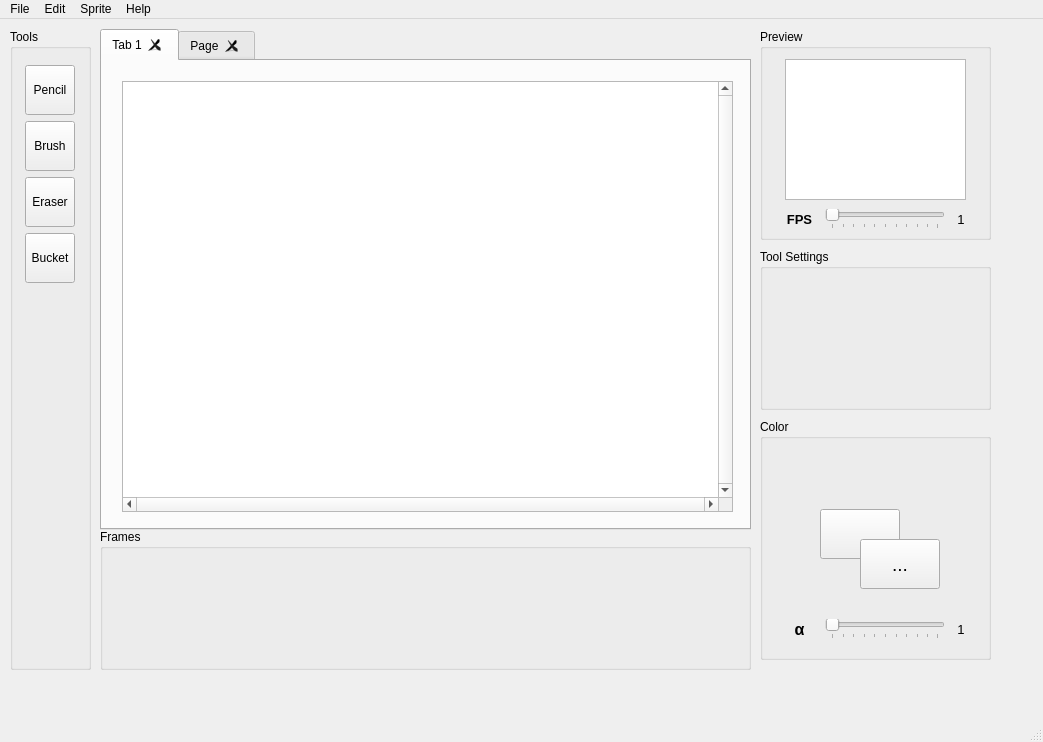
<?xml version="1.0" encoding="UTF-8"?>
<ui version="4.0">
 <class>MainWindow</class>
 <widget class="QMainWindow" name="MainWindow">
  <property name="geometry">
   <rect>
    <x>0</x>
    <y>0</y>
    <width>1043</width>
    <height>742</height>
   </rect>
  </property>
  <property name="windowTitle">
   <string>MainWindow</string>
  </property>
  <widget class="QWidget" name="centralwidget">
   <widget class="QGroupBox" name="groupBox">
    <property name="geometry">
     <rect>
      <x>10</x>
      <y>10</y>
      <width>81</width>
      <height>641</height>
     </rect>
    </property>
    <property name="autoFillBackground">
     <bool>false</bool>
    </property>
    <property name="title">
     <string>Tools</string>
    </property>
    <widget class="QWidget" name="verticalLayoutWidget">
     <property name="geometry">
      <rect>
       <x>10</x>
       <y>30</y>
       <width>61</width>
       <height>601</height>
      </rect>
     </property>
     <layout class="QGridLayout" name="gridLayout">
      <property name="leftMargin">
       <number>0</number>
      </property>
      <property name="topMargin">
       <number>6</number>
      </property>
      <property name="rightMargin">
       <number>0</number>
      </property>
      <property name="bottomMargin">
       <number>6</number>
      </property>
      <item row="0" column="0">
       <widget class="QToolButton" name="btnPencil">
        <property name="sizePolicy">
         <sizepolicy hsizetype="Fixed" vsizetype="Expanding">
          <horstretch>0</horstretch>
          <verstretch>0</verstretch>
         </sizepolicy>
        </property>
        <property name="maximumSize">
         <size>
          <width>50</width>
          <height>50</height>
         </size>
        </property>
        <property name="layoutDirection">
         <enum>Qt::LeftToRight</enum>
        </property>
        <property name="text">
         <string>Pencil</string>
        </property>
       </widget>
      </item>
      <item row="4" column="0">
       <spacer name="verticalSpacer">
        <property name="orientation">
         <enum>Qt::Vertical</enum>
        </property>
        <property name="sizeType">
         <enum>QSizePolicy::Expanding</enum>
        </property>
        <property name="sizeHint" stdset="0">
         <size>
          <width>20</width>
          <height>40</height>
         </size>
        </property>
       </spacer>
      </item>
      <item row="2" column="0">
       <widget class="QToolButton" name="btnEraser">
        <property name="sizePolicy">
         <sizepolicy hsizetype="Fixed" vsizetype="Expanding">
          <horstretch>0</horstretch>
          <verstretch>0</verstretch>
         </sizepolicy>
        </property>
        <property name="maximumSize">
         <size>
          <width>50</width>
          <height>50</height>
         </size>
        </property>
        <property name="layoutDirection">
         <enum>Qt::LeftToRight</enum>
        </property>
        <property name="text">
         <string>Eraser</string>
        </property>
       </widget>
      </item>
      <item row="1" column="0">
       <widget class="QToolButton" name="toolButton_3">
        <property name="sizePolicy">
         <sizepolicy hsizetype="Fixed" vsizetype="Expanding">
          <horstretch>0</horstretch>
          <verstretch>0</verstretch>
         </sizepolicy>
        </property>
        <property name="maximumSize">
         <size>
          <width>50</width>
          <height>50</height>
         </size>
        </property>
        <property name="layoutDirection">
         <enum>Qt::LeftToRight</enum>
        </property>
        <property name="text">
         <string>Brush</string>
        </property>
       </widget>
      </item>
      <item row="3" column="0">
       <widget class="QToolButton" name="toolButton_5">
        <property name="sizePolicy">
         <sizepolicy hsizetype="Fixed" vsizetype="Expanding">
          <horstretch>0</horstretch>
          <verstretch>0</verstretch>
         </sizepolicy>
        </property>
        <property name="maximumSize">
         <size>
          <width>50</width>
          <height>50</height>
         </size>
        </property>
        <property name="layoutDirection">
         <enum>Qt::LeftToRight</enum>
        </property>
        <property name="text">
         <string>Bucket</string>
        </property>
       </widget>
      </item>
     </layout>
    </widget>
   </widget>
   <widget class="QTabWidget" name="tabWidget">
    <property name="geometry">
     <rect>
      <x>100</x>
      <y>10</y>
      <width>651</width>
      <height>501</height>
     </rect>
    </property>
    <property name="currentIndex">
     <number>0</number>
    </property>
    <property name="tabsClosable">
     <bool>true</bool>
    </property>
    <property name="movable">
     <bool>true</bool>
    </property>
    <widget class="QWidget" name="tab">
     <attribute name="title">
      <string>Tab 1</string>
     </attribute>
     <widget class="ImageViewEditor" name="canvasView">
      <property name="geometry">
       <rect>
        <x>20</x>
        <y>20</y>
        <width>611</width>
        <height>431</height>
       </rect>
      </property>
      <property name="verticalScrollBarPolicy">
       <enum>Qt::ScrollBarAlwaysOn</enum>
      </property>
      <property name="horizontalScrollBarPolicy">
       <enum>Qt::ScrollBarAlwaysOn</enum>
      </property>
     </widget>
    </widget>
    <widget class="QWidget" name="tab_2">
     <attribute name="title">
      <string>Page</string>
     </attribute>
    </widget>
   </widget>
   <widget class="QGroupBox" name="groupBox_2">
    <property name="geometry">
     <rect>
      <x>100</x>
      <y>510</y>
      <width>651</width>
      <height>141</height>
     </rect>
    </property>
    <property name="title">
     <string>Frames</string>
    </property>
   </widget>
   <widget class="QGroupBox" name="groupBox_3">
    <property name="geometry">
     <rect>
      <x>760</x>
      <y>10</y>
      <width>231</width>
      <height>211</height>
     </rect>
    </property>
    <property name="title">
     <string>Preview</string>
    </property>
    <widget class="QGraphicsView" name="graphicsView">
     <property name="geometry">
      <rect>
       <x>25</x>
       <y>30</y>
       <width>181</width>
       <height>141</height>
      </rect>
     </property>
    </widget>
    <widget class="QWidget" name="horizontalLayoutWidget_2">
     <property name="geometry">
      <rect>
       <x>20</x>
       <y>170</y>
       <width>191</width>
       <height>41</height>
      </rect>
     </property>
     <layout class="QHBoxLayout" name="horizontalLayout_2">
      <item>
       <widget class="QLabel" name="alphaLabel_2">
        <property name="sizePolicy">
         <sizepolicy hsizetype="MinimumExpanding" vsizetype="Preferred">
          <horstretch>0</horstretch>
          <verstretch>0</verstretch>
         </sizepolicy>
        </property>
        <property name="minimumSize">
         <size>
          <width>20</width>
          <height>0</height>
         </size>
        </property>
        <property name="font">
         <font>
          <pointsize>10</pointsize>
          <bold>true</bold>
         </font>
        </property>
        <property name="text">
         <string>FPS</string>
        </property>
        <property name="alignment">
         <set>Qt::AlignCenter</set>
        </property>
       </widget>
      </item>
      <item>
       <widget class="QSlider" name="fpsSlider">
        <property name="sizePolicy">
         <sizepolicy hsizetype="MinimumExpanding" vsizetype="Fixed">
          <horstretch>0</horstretch>
          <verstretch>0</verstretch>
         </sizepolicy>
        </property>
        <property name="minimumSize">
         <size>
          <width>120</width>
          <height>0</height>
         </size>
        </property>
        <property name="orientation">
         <enum>Qt::Horizontal</enum>
        </property>
        <property name="tickPosition">
         <enum>QSlider::TicksBelow</enum>
        </property>
        <property name="tickInterval">
         <number>10</number>
        </property>
       </widget>
      </item>
      <item>
       <widget class="QLabel" name="fpsValueLabel">
        <property name="sizePolicy">
         <sizepolicy hsizetype="Fixed" vsizetype="Preferred">
          <horstretch>0</horstretch>
          <verstretch>0</verstretch>
         </sizepolicy>
        </property>
        <property name="minimumSize">
         <size>
          <width>20</width>
          <height>0</height>
         </size>
        </property>
        <property name="font">
         <font>
          <pointsize>10</pointsize>
         </font>
        </property>
        <property name="text">
         <string>1</string>
        </property>
        <property name="alignment">
         <set>Qt::AlignCenter</set>
        </property>
       </widget>
      </item>
     </layout>
    </widget>
   </widget>
   <widget class="QGroupBox" name="colorPanel">
    <property name="geometry">
     <rect>
      <x>760</x>
      <y>400</y>
      <width>231</width>
      <height>241</height>
     </rect>
    </property>
    <property name="title">
     <string>Color</string>
    </property>
    <widget class="QPushButton" name="currentColorBtn">
     <property name="geometry">
      <rect>
       <x>60</x>
       <y>90</y>
       <width>80</width>
       <height>50</height>
      </rect>
     </property>
     <property name="sizePolicy">
      <sizepolicy hsizetype="MinimumExpanding" vsizetype="MinimumExpanding">
       <horstretch>0</horstretch>
       <verstretch>0</verstretch>
      </sizepolicy>
     </property>
     <property name="minimumSize">
      <size>
       <width>50</width>
       <height>50</height>
      </size>
     </property>
     <property name="text">
      <string/>
     </property>
    </widget>
    <widget class="QPushButton" name="changeColorBtn">
     <property name="geometry">
      <rect>
       <x>100</x>
       <y>120</y>
       <width>80</width>
       <height>50</height>
      </rect>
     </property>
     <property name="sizePolicy">
      <sizepolicy hsizetype="MinimumExpanding" vsizetype="MinimumExpanding">
       <horstretch>0</horstretch>
       <verstretch>0</verstretch>
      </sizepolicy>
     </property>
     <property name="minimumSize">
      <size>
       <width>50</width>
       <height>50</height>
      </size>
     </property>
     <property name="font">
      <font>
       <pointsize>14</pointsize>
      </font>
     </property>
     <property name="text">
      <string>...</string>
     </property>
    </widget>
    <widget class="QWidget" name="horizontalLayoutWidget">
     <property name="geometry">
      <rect>
       <x>20</x>
       <y>190</y>
       <width>191</width>
       <height>41</height>
      </rect>
     </property>
     <layout class="QHBoxLayout" name="horizontalLayout">
      <item>
       <widget class="QLabel" name="alphaLabel">
        <property name="sizePolicy">
         <sizepolicy hsizetype="MinimumExpanding" vsizetype="Preferred">
          <horstretch>0</horstretch>
          <verstretch>0</verstretch>
         </sizepolicy>
        </property>
        <property name="minimumSize">
         <size>
          <width>20</width>
          <height>0</height>
         </size>
        </property>
        <property name="font">
         <font>
          <pointsize>12</pointsize>
          <bold>true</bold>
         </font>
        </property>
        <property name="text">
         <string>α</string>
        </property>
        <property name="alignment">
         <set>Qt::AlignCenter</set>
        </property>
       </widget>
      </item>
      <item>
       <widget class="QSlider" name="alphaSlider">
        <property name="sizePolicy">
         <sizepolicy hsizetype="MinimumExpanding" vsizetype="Fixed">
          <horstretch>0</horstretch>
          <verstretch>0</verstretch>
         </sizepolicy>
        </property>
        <property name="minimumSize">
         <size>
          <width>120</width>
          <height>0</height>
         </size>
        </property>
        <property name="orientation">
         <enum>Qt::Horizontal</enum>
        </property>
        <property name="tickPosition">
         <enum>QSlider::TicksBelow</enum>
        </property>
        <property name="tickInterval">
         <number>10</number>
        </property>
       </widget>
      </item>
      <item>
       <widget class="QLabel" name="alphaValueLabel">
        <property name="sizePolicy">
         <sizepolicy hsizetype="Fixed" vsizetype="Preferred">
          <horstretch>0</horstretch>
          <verstretch>0</verstretch>
         </sizepolicy>
        </property>
        <property name="minimumSize">
         <size>
          <width>20</width>
          <height>0</height>
         </size>
        </property>
        <property name="font">
         <font>
          <pointsize>10</pointsize>
         </font>
        </property>
        <property name="text">
         <string>1</string>
        </property>
        <property name="alignment">
         <set>Qt::AlignCenter</set>
        </property>
       </widget>
      </item>
     </layout>
    </widget>
   </widget>
   <widget class="QGroupBox" name="groupBox_5">
    <property name="geometry">
     <rect>
      <x>760</x>
      <y>230</y>
      <width>231</width>
      <height>161</height>
     </rect>
    </property>
    <property name="title">
     <string>Tool Settings</string>
    </property>
   </widget>
  </widget>
  <widget class="QMenuBar" name="menubar">
   <property name="geometry">
    <rect>
     <x>0</x>
     <y>0</y>
     <width>1043</width>
     <height>26</height>
    </rect>
   </property>
   <widget class="QMenu" name="menuFile">
    <property name="title">
     <string>File</string>
    </property>
    <addaction name="actionNew_Project"/>
    <addaction name="actionNew_Canvas"/>
    <addaction name="separator"/>
    <addaction name="actionSave"/>
    <addaction name="actionSave_As"/>
    <addaction name="separator"/>
    <addaction name="actionClose"/>
   </widget>
   <widget class="QMenu" name="menuSprite">
    <property name="title">
     <string>Sprite</string>
    </property>
    <addaction name="actionSprite_Size"/>
   </widget>
   <widget class="QMenu" name="menuHelp">
    <property name="title">
     <string>Help</string>
    </property>
   </widget>
   <widget class="QMenu" name="menuEdit">
    <property name="title">
     <string>Edit</string>
    </property>
    <addaction name="actionUndo"/>
    <addaction name="actionRedo"/>
    <addaction name="separator"/>
    <addaction name="actionClear"/>
   </widget>
   <addaction name="menuFile"/>
   <addaction name="menuEdit"/>
   <addaction name="menuSprite"/>
   <addaction name="menuHelp"/>
  </widget>
  <widget class="QStatusBar" name="statusbar"/>
  <action name="actionNew_Project">
   <property name="text">
    <string>New</string>
   </property>
  </action>
  <action name="actionNew_Canvas">
   <property name="text">
    <string>Open</string>
   </property>
  </action>
  <action name="actionOpen_Project">
   <property name="text">
    <string>Open Project</string>
   </property>
  </action>
  <action name="actionSave">
   <property name="text">
    <string>Save</string>
   </property>
  </action>
  <action name="actionSave_As">
   <property name="text">
    <string>Save As</string>
   </property>
  </action>
  <action name="actionClose">
   <property name="text">
    <string>Import</string>
   </property>
  </action>
  <action name="actionUndo">
   <property name="text">
    <string>Undo</string>
   </property>
  </action>
  <action name="actionRedo">
   <property name="text">
    <string>Redo</string>
   </property>
  </action>
  <action name="actionClear">
   <property name="text">
    <string>Clear</string>
   </property>
  </action>
  <action name="actionSprite_Size">
   <property name="text">
    <string>Sprite Size</string>
   </property>
  </action>
 </widget>
 <customwidgets>
  <customwidget>
   <class>ImageViewEditor</class>
   <extends>QGraphicsView</extends>
   <header>imagevieweditor.h</header>
  </customwidget>
 </customwidgets>
 <resources/>
 <connections/>
</ui>
